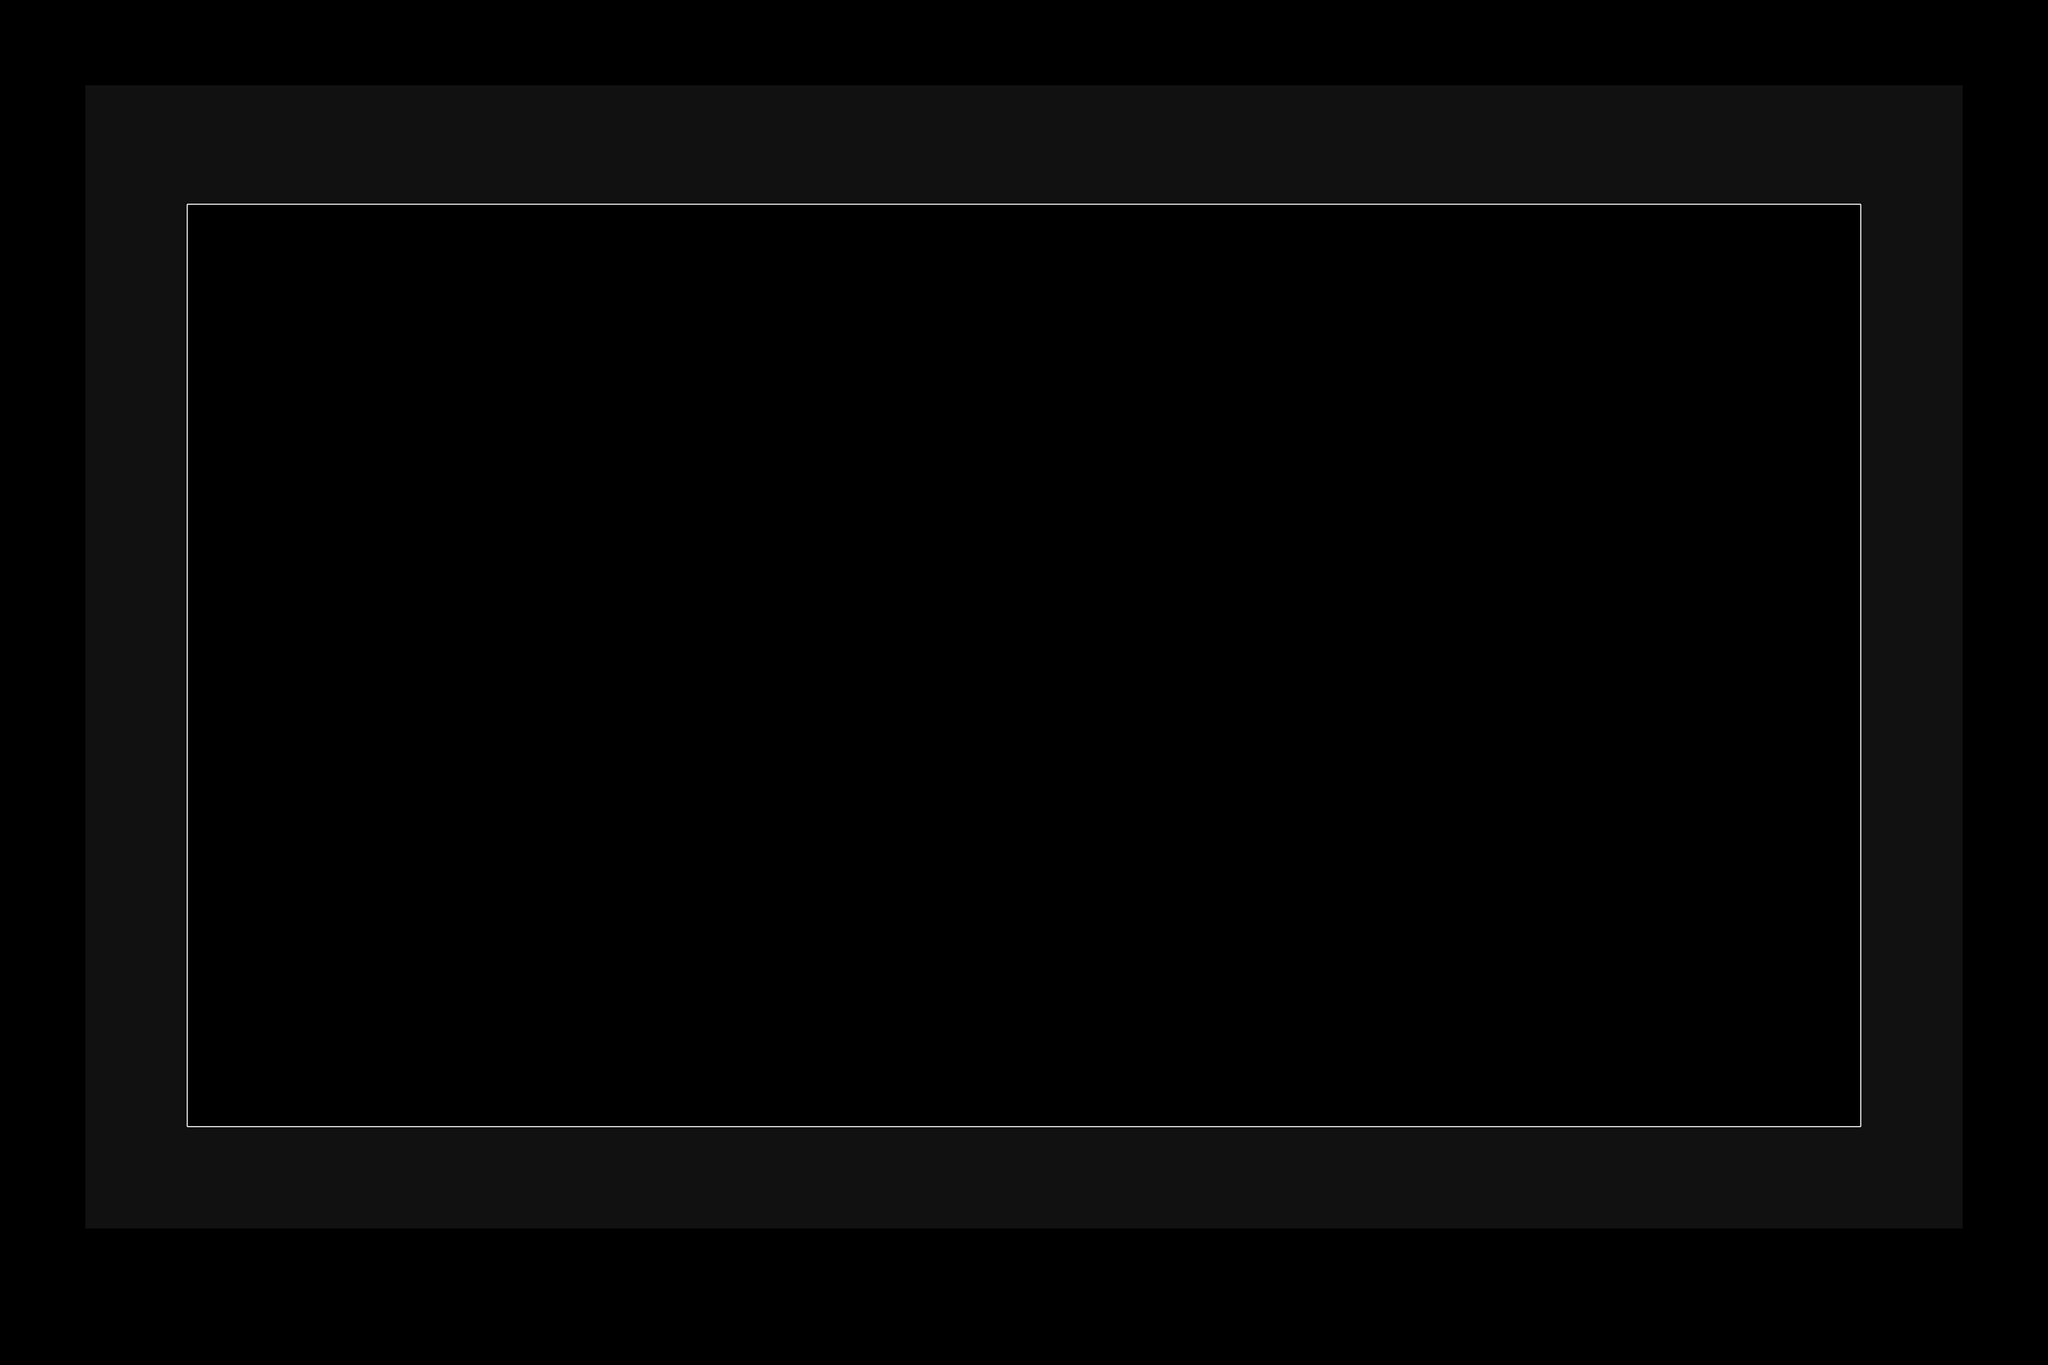

This is a level from a 2D game, rendered from its Tiled map with the project's own tilesets. A one-line summary and the map file follow, with tile-layer data summarised:
An orthogonal 120x80 tile map with 32x32 px tiles, 1 tile layer (Tile Layer 1) and 57 objects (16x BotPoint, 13x Platform, 8x Rotator, 4x Dummy, 4x PrefabSpawner, ...).

<map version="1.8" tiledversion="1.8.4" orientation="orthogonal" renderorder="right-down" compressionlevel="0" width="120" height="80" tilewidth="32" tileheight="32" infinite="0" nextlayerid="6" nextobjectid="70">
 <properties>
  <property name="customShader" type="bool" value="true" />
 </properties>
 <tileset firstgid="1" source="main_0.tsx" />
 <layer id="1" name="Tile Layer 1" width="120" height="80">
  <data>[9600 cells, 2078 non-empty, 9 distinct tile ids]</data>
 </layer>
 <objectgroup id="5" name="bot-layer">
  <object id="54" name="BotPoint" type="BotPoint" x="640" y="1888">
   <polyline points="-224,-32 -32,128" />
  </object>
  <object id="55" name="BotPoint" type="BotPoint" x="800" y="1888">
   <polyline points="-192,128 320,128" />
  </object>
  <object id="56" name="BotPoint" type="BotPoint" x="1248" y="1920">
   <polyline points="-128,96 288,96" />
  </object>
  <object id="57" name="BotPoint" type="BotPoint" x="1600" y="1856">
   <polyline points="-64,160 224,-128" />
  </object>
  <object id="58" name="BotPoint" type="BotPoint" x="2048" y="1728">
   <polyline points="-32,0 256,288" />
  </object>
  <object id="59" name="BotPoint" type="BotPoint" x="2112" y="1664">
   <polyline points="-288,64 -96,64" />
  </object>
  <object id="60" name="BotPoint" type="BotPoint" x="2240" y="1920">
   <polyline points="64,96 480,96" />
  </object>
  <object id="61" name="BotPoint" type="BotPoint" x="2720" y="1920">
   <polyline points="0,96 512,96" />
  </object>
  <object id="62" name="BotPoint" type="BotPoint" x="3072" y="1888">
   <polyline points="352,-32 160,128" />
  </object>
  <object id="63" name="BotPoint" type="BotPoint" x="3328" y="1664">
   <polyline points="0,-448 96,192" />
  </object>
  <object id="64" name="BotPoint" type="BotPoint" x="2656" y="1024">
   <polyline points="224,-64 672,192" />
  </object>
  <object id="65" name="BotPoint" type="BotPoint" x="2624" y="960">
   <polyline points="-448,0 256,0" />
  </object>
  <object id="66" name="BotPoint" type="BotPoint" x="2240" y="864">
   <polyline points="-576,96 -64,96" />
  </object>
  <object id="67" name="BotPoint" type="BotPoint" x="992" y="896">
   <polyline points="-32,64 672,64" />
  </object>
  <object id="68" name="BotPoint" type="BotPoint" x="1248" y="1120">
   <polyline points="-288,-160 -736,96" />
  </object>
  <object id="69" name="BotPoint" type="BotPoint" x="768" y="1504">
   <polyline points="-256,-288 -352,352" />
  </object>
 </objectgroup>
 <objectgroup id="2" name="collision-layer">
  <object id="2" x="352" y="384">
   <polyline points="0,0 3136,0 3136,1728 0,1728 0,0" />
  </object>
 </objectgroup>
 <objectgroup id="3" name="event-layer">
  <object id="3" name="Platform" type="Platform" x="96" y="1856" width="512" height="512">
   <properties>
    <property name="align" value="ROTATE" />
    <property name="cullable" type="bool" value="false" />
    <property name="default" type="bool" value="false" />
    <property name="event" type="bool" value="true" />
    <property name="independent" type="bool" value="true" />
    <property name="player" type="bool" value="true" />
    <property name="restitution" type="float" value="1" />
    <property name="sprite" value="UI_RELOAD_BAR" />
    <property name="triggeredId" value="rplat1" />
   </properties>
  </object>
  <object id="4" name="Rotator" type="Rotator" x="320" y="2400" width="32" height="32">
   <properties>
    <property name="angle" type="float" value="45" />
    <property name="continuous" type="bool" value="false" />
    <property name="triggeredId" value="rotate1" />
    <property name="triggeringId" value="rplat1" />
   </properties>
  </object>
  <object id="5" name="Multitrigger" type="Multitrigger" x="0" y="128" width="32" height="32">
   <properties>
    <property name="triggeredId" value="spawnWeapons" />
    <property name="triggeringId" value="w1,w2" />
   </properties>
  </object>
  <object id="7" name="Start" type="Start" x="928" y="1408" width="32" height="32">
   <properties>
    <property name="triggeringId" value="playerstart" />
   </properties>
  </object>
  <object id="8" name="Bounds" type="Bounds" x="256" y="288" width="32" height="32">
   <properties>
    <property name="left" type="bool" value="true" />
    <property name="triggeredId" value="bounds1" />
    <property name="up" type="bool" value="true" />
   </properties>
  </object>
  <object id="9" name="Bounds" type="Bounds" x="3552" y="2208" width="32" height="32">
   <properties>
    <property name="down" type="bool" value="true" />
    <property name="left" type="bool" value="false" />
    <property name="right" type="bool" value="true" />
    <property name="triggeredId" value="bounds2" />
    <property name="up" type="bool" value="false" />
   </properties>
  </object>
  <object id="12" name="Timer" type="Timer" x="704" y="64" width="32" height="32">
   <properties>
    <property name="independent" type="bool" value="true" />
    <property name="interval" type="float" value="0" />
    <property name="triggeredId" value="startTimer" />
    <property name="triggeringId" value="initLimiter" />
   </properties>
  </object>
  <object id="13" name="Multitrigger" type="Multitrigger" x="768" y="64" width="32" height="32">
   <properties>
    <property name="independent" type="bool" value="true" />
    <property name="triggeredId" value="initLimiter" />
    <property name="triggeringId" value="startTimer,rotate1,rotate2,rotate3,rotate4,rotate5,rotate6,rotate7,rotate8" />
   </properties>
  </object>
  <object id="14" name="Platform" type="Platform" x="3232" y="1856" width="512" height="512">
   <properties>
    <property name="align" value="ROTATE" />
    <property name="cullable" type="bool" value="false" />
    <property name="default" type="bool" value="false" />
    <property name="event" type="bool" value="true" />
    <property name="independent" type="bool" value="true" />
    <property name="player" type="bool" value="true" />
    <property name="restitution" type="float" value="1" />
    <property name="sprite" value="UI_RELOAD_BAR" />
    <property name="triggeredId" value="rplat2" />
   </properties>
  </object>
  <object id="15" name="Rotator" type="Rotator" x="3456" y="2400" width="32" height="32">
   <properties>
    <property name="angle" type="float" value="45" />
    <property name="continuous" type="bool" value="false" />
    <property name="triggeredId" value="rotate2" />
    <property name="triggeringId" value="rplat2" />
   </properties>
  </object>
  <object id="16" name="Platform" type="Platform" x="1664" y="1856" width="512" height="512">
   <properties>
    <property name="align" value="ROTATE" />
    <property name="cullable" type="bool" value="false" />
    <property name="default" type="bool" value="false" />
    <property name="event" type="bool" value="true" />
    <property name="independent" type="bool" value="true" />
    <property name="player" type="bool" value="true" />
    <property name="restitution" type="float" value="1" />
    <property name="sprite" value="UI_RELOAD_BAR" />
    <property name="triggeredId" value="rplat3" />
   </properties>
  </object>
  </objectgroup>
 <objectgroup id="4" name="objective">
  <!-- 4 objects omitted --></objectgroup>
</map>
<!-- 29 of 57 objects omitted -->
